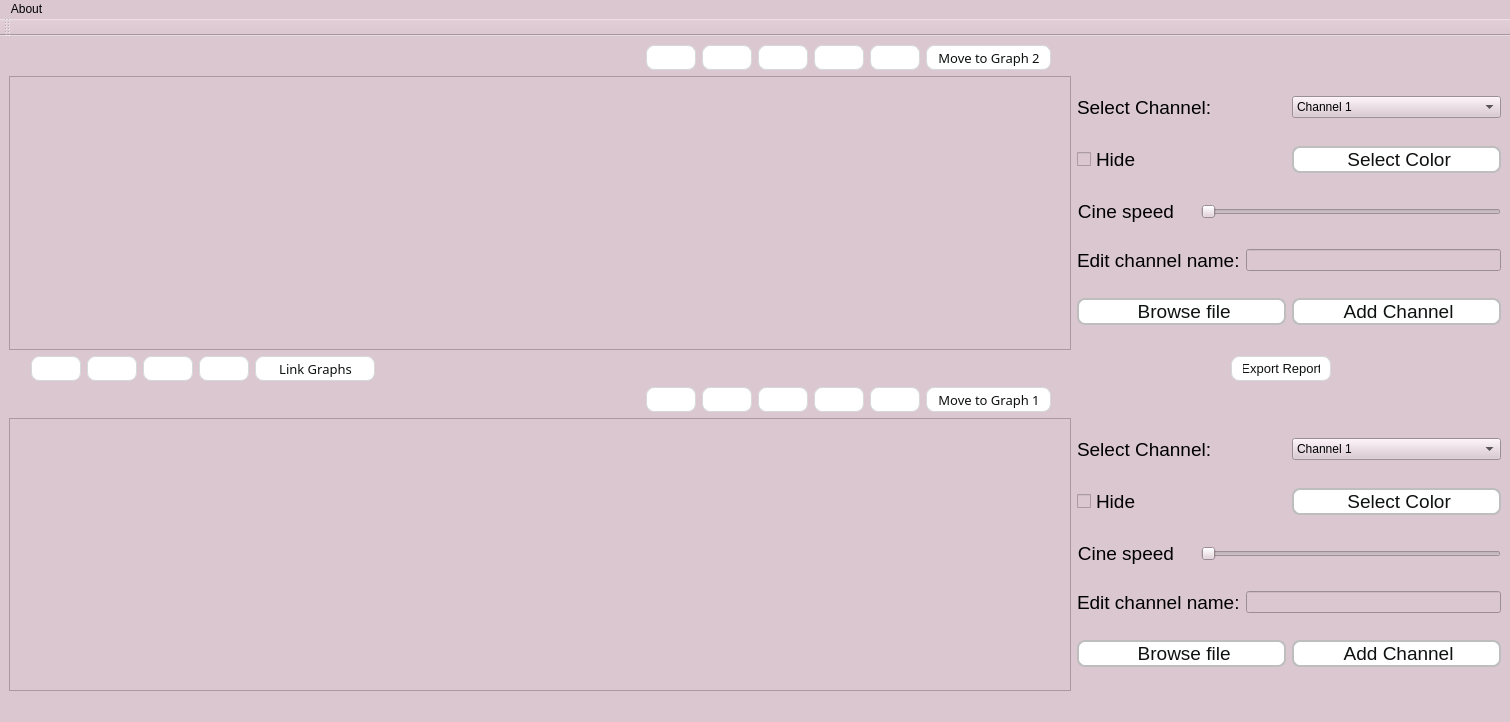
<?xml version="1.0" encoding="UTF-8"?>
<ui version="4.0">
 <class>MainWindow</class>
 <widget class="QMainWindow" name="MainWindow">
  <property name="geometry">
   <rect>
    <x>0</x>
    <y>0</y>
    <width>1510</width>
    <height>722</height>
   </rect>
  </property>
  <property name="windowTitle">
   <string>MainWindow</string>
  </property>
  <property name="styleSheet">
   <string notr="true">background-color: #DAC7D0;

</string>
  </property>
  <widget class="QWidget" name="centralwidget">
   <layout class="QVBoxLayout" name="verticalLayout">
    <item>
     <layout class="QHBoxLayout" name="horizontalLayout_11">
      <item>
       <spacer name="horizontalSpacer_9">
        <property name="orientation">
         <enum>Qt::Horizontal</enum>
        </property>
        <property name="sizeHint" stdset="0">
         <size>
          <width>40</width>
          <height>20</height>
         </size>
        </property>
       </spacer>
      </item>
      <item>
       <widget class="QPushButton" name="playPauseBtn1">
        <property name="enabled">
         <bool>true</bool>
        </property>
        <property name="minimumSize">
         <size>
          <width>0</width>
          <height>25</height>
         </size>
        </property>
        <property name="maximumSize">
         <size>
          <width>50</width>
          <height>16777215</height>
         </size>
        </property>
        <property name="styleSheet">
         <string notr="true">background-color: #fff;
  border: 1px solid #d5d9d9;
  border-radius: 8px;

  color: #0f1111;
  font-family: &quot;Amazon Ember&quot;,sans-serif;

  font-size: 13px;
  line-height: 29px;
  padding: 0 10px 0 11px;
  position: relative;
  text-align: center;
  text-decoration: none;
  vertical-align: middle;</string>
        </property>
        <property name="text">
         <string/>
        </property>
        <property name="icon">
         <iconset>
          <normaloff>Images/play.png</normaloff>Images/play.png</iconset>
        </property>
        <property name="shortcut">
         <string>Ctrl+P</string>
        </property>
       </widget>
      </item>
      <item>
       <widget class="QPushButton" name="zoomInBtn1">
        <property name="minimumSize">
         <size>
          <width>0</width>
          <height>25</height>
         </size>
        </property>
        <property name="maximumSize">
         <size>
          <width>50</width>
          <height>16777215</height>
         </size>
        </property>
        <property name="styleSheet">
         <string notr="true">background-color: #fff;
  border: 1px solid #d5d9d9;
  border-radius: 8px;

  color: #0f1111;
  font-family: &quot;Amazon Ember&quot;,sans-serif;

  font-size: 13px;
  line-height: 29px;
  padding: 0 10px 0 11px;
  position: relative;
  text-align: center;
  text-decoration: none;
  vertical-align: middle;</string>
        </property>
        <property name="text">
         <string/>
        </property>
        <property name="icon">
         <iconset>
          <normaloff>Images/zoom-in.png</normaloff>Images/zoom-in.png</iconset>
        </property>
        <property name="shortcut">
         <string>Ctrl++</string>
        </property>
       </widget>
      </item>
      <item>
       <widget class="QPushButton" name="zoomOutBtn1">
        <property name="minimumSize">
         <size>
          <width>0</width>
          <height>25</height>
         </size>
        </property>
        <property name="maximumSize">
         <size>
          <width>50</width>
          <height>16777215</height>
         </size>
        </property>
        <property name="styleSheet">
         <string notr="true">background-color: #fff;
  border: 1px solid #d5d9d9;
  border-radius: 8px;

  color: #0f1111;
  font-family: &quot;Amazon Ember&quot;,sans-serif;

  font-size: 13px;
  line-height: 29px;
  padding: 0 10px 0 11px;
  position: relative;
  text-align: center;
  text-decoration: none;
  vertical-align: middle;</string>
        </property>
        <property name="text">
         <string/>
        </property>
        <property name="icon">
         <iconset>
          <normaloff>Images/zoom-out.png</normaloff>Images/zoom-out.png</iconset>
        </property>
        <property name="shortcut">
         <string>Ctrl+-</string>
        </property>
       </widget>
      </item>
      <item>
       <widget class="QPushButton" name="rewindBtn1">
        <property name="minimumSize">
         <size>
          <width>0</width>
          <height>25</height>
         </size>
        </property>
        <property name="maximumSize">
         <size>
          <width>50</width>
          <height>16777215</height>
         </size>
        </property>
        <property name="styleSheet">
         <string notr="true">background-color: #fff;
  border: 1px solid #d5d9d9;
  border-radius: 8px;

  color: #0f1111;
  font-family: &quot;Amazon Ember&quot;,sans-serif;

  font-size: 13px;
  line-height: 29px;
  padding: 0 10px 0 11px;
  position: relative;
  text-align: center;
  text-decoration: none;
  vertical-align: middle;</string>
        </property>
        <property name="text">
         <string/>
        </property>
        <property name="icon">
         <iconset>
          <normaloff>Images/rewind.png</normaloff>Images/rewind.png</iconset>
        </property>
        <property name="shortcut">
         <string>Ctrl+R</string>
        </property>
       </widget>
      </item>
      <item>
       <widget class="QPushButton" name="exportButton1">
        <property name="enabled">
         <bool>true</bool>
        </property>
        <property name="minimumSize">
         <size>
          <width>0</width>
          <height>25</height>
         </size>
        </property>
        <property name="maximumSize">
         <size>
          <width>50</width>
          <height>16777215</height>
         </size>
        </property>
        <property name="font">
         <font>
          <family>Amazon Ember,sans-serif</family>
          <pointsize>1</pointsize>
          <underline>false</underline>
          <strikeout>false</strikeout>
         </font>
        </property>
        <property name="styleSheet">
         <string notr="true">background-color: #fff;
  border: 1px solid #d5d9d9;
  border-radius: 8px;

  color: #0f1111;
  font-family: &quot;Amazon Ember&quot;,sans-serif;

  font-size: 13px;
  line-height: 29px;
  padding: 0 10px 0 11px;
  position: relative;
  text-align: center;
  text-decoration: none;
  vertical-align: middle;</string>
        </property>
        <property name="text">
         <string/>
        </property>
        <property name="icon">
         <iconset>
          <normaloff>Images/screenshot.png</normaloff>Images/screenshot.png</iconset>
        </property>
       </widget>
      </item>
      <item>
       <widget class="QPushButton" name="moveToGraph2">
        <property name="minimumSize">
         <size>
          <width>0</width>
          <height>25</height>
         </size>
        </property>
        <property name="font">
         <font>
          <family>Amazon Ember,sans-serif</family>
          <pointsize>1</pointsize>
          <underline>false</underline>
          <strikeout>false</strikeout>
         </font>
        </property>
        <property name="styleSheet">
         <string notr="true">background-color: #fff;
  border: 1px solid #d5d9d9;
  border-radius: 8px;

  color: #0f1111;
  font-family: &quot;Amazon Ember&quot;,sans-serif;

  font-size: 13px;
  line-height: 29px;
  padding: 0 10px 0 11px;
  position: relative;
  text-align: center;
  text-decoration: none;
  vertical-align: middle;</string>
        </property>
        <property name="text">
         <string>Move to Graph 2</string>
        </property>
       </widget>
      </item>
      <item>
       <spacer name="horizontalSpacer_2">
        <property name="orientation">
         <enum>Qt::Horizontal</enum>
        </property>
        <property name="sizeType">
         <enum>QSizePolicy::Fixed</enum>
        </property>
        <property name="sizeHint" stdset="0">
         <size>
          <width>450</width>
          <height>20</height>
         </size>
        </property>
       </spacer>
      </item>
     </layout>
    </item>
    <item>
     <layout class="QGridLayout" name="plotGridLayout1">
      <item row="0" column="1">
       <layout class="QGridLayout" name="gridLayout">
        <item row="0" column="0" colspan="2">
         <layout class="QHBoxLayout" name="horizontalLayout">
          <item>
           <widget class="QLabel" name="selectChannelLabel1">
            <property name="font">
             <font>
              <pointsize>14</pointsize>
             </font>
            </property>
            <property name="text">
             <string>Select Channel:</string>
            </property>
           </widget>
          </item>
          <item>
           <widget class="QComboBox" name="channelList1">
            <property name="styleSheet">
             <string notr="true"/>
            </property>
            <item>
             <property name="text">
              <string>Channel 1</string>
             </property>
            </item>
           </widget>
          </item>
         </layout>
        </item>
        <item row="1" column="0" colspan="2">
         <layout class="QHBoxLayout" name="horizontalLayout_15">
          <item>
           <widget class="QCheckBox" name="checkBox1">
            <property name="font">
             <font>
              <pointsize>14</pointsize>
             </font>
            </property>
            <property name="text">
             <string>Hide </string>
            </property>
           </widget>
          </item>
          <item>
           <widget class="QPushButton" name="selectColorBtn1">
            <property name="font">
             <font>
              <pointsize>14</pointsize>
             </font>
            </property>
            <property name="styleSheet">
             <string notr="true">background-color: #fff;
  border: 2px solid rgb(190, 190, 190);

  border-radius: 8px;

  color: #0f1111;
  


  line-height: 29px;

  position: relative;
  text-align: center;
  text-decoration: none;
  vertical-align: middle;</string>
            </property>
            <property name="text">
             <string> Select Color</string>
            </property>
            <property name="icon">
             <iconset>
              <normaloff>Images/color-wheel.png</normaloff>Images/color-wheel.png</iconset>
            </property>
            <property name="iconSize">
             <size>
              <width>30</width>
              <height>30</height>
             </size>
            </property>
           </widget>
          </item>
         </layout>
        </item>
        <item row="2" column="0" colspan="2">
         <layout class="QHBoxLayout" name="horizontalLayout_2">
          <item>
           <widget class="QLabel" name="cineSpeed1">
            <property name="font">
             <font>
              <pointsize>14</pointsize>
             </font>
            </property>
            <property name="layoutDirection">
             <enum>Qt::LeftToRight</enum>
            </property>
            <property name="text">
             <string>Cine speed    </string>
            </property>
            <property name="alignment">
             <set>Qt::AlignRight|Qt::AlignTrailing|Qt::AlignVCenter</set>
            </property>
           </widget>
          </item>
          <item>
           <widget class="QSlider" name="horizontalSlider">
            <property name="sizePolicy">
             <sizepolicy hsizetype="Fixed" vsizetype="Fixed">
              <horstretch>0</horstretch>
              <verstretch>0</verstretch>
             </sizepolicy>
            </property>
            <property name="minimumSize">
             <size>
              <width>300</width>
              <height>0</height>
             </size>
            </property>
            <property name="orientation">
             <enum>Qt::Horizontal</enum>
            </property>
           </widget>
          </item>
         </layout>
        </item>
        <item row="3" column="0" colspan="2">
         <layout class="QHBoxLayout" name="horizontalLayout_3">
          <item>
           <widget class="QLabel" name="label_2">
            <property name="font">
             <font>
              <pointsize>14</pointsize>
             </font>
            </property>
            <property name="text">
             <string>Edit channel name:</string>
            </property>
           </widget>
          </item>
          <item>
           <widget class="QLineEdit" name="lineEdit"/>
          </item>
         </layout>
        </item>
        <item row="4" column="0">
         <widget class="QPushButton" name="browseBtn1">
          <property name="font">
           <font>
            <pointsize>14</pointsize>
           </font>
          </property>
          <property name="styleSheet">
           <string notr="true">background-color: #fff;
  border: 2px solid rgb(190, 190, 190);

  border-radius: 8px;

  color: #0f1111;
  


  line-height: 29px;

  position: relative;
  text-align: center;
  text-decoration: none;
  vertical-align: middle;</string>
          </property>
          <property name="text">
           <string> Browse file</string>
          </property>
          <property name="icon">
           <iconset>
            <normaloff>Images/browse.png</normaloff>Images/browse.png</iconset>
          </property>
          <property name="iconSize">
           <size>
            <width>25</width>
            <height>25</height>
           </size>
          </property>
          <property name="shortcut">
           <string>Ctrl+B</string>
          </property>
         </widget>
        </item>
        <item row="4" column="1">
         <widget class="QPushButton" name="pushButton">
          <property name="font">
           <font>
            <pointsize>14</pointsize>
           </font>
          </property>
          <property name="styleSheet">
           <string notr="true">background-color: #fff;
  border: 2px solid rgb(190, 190, 190);

  border-radius: 8px;

  color: #0f1111;
  


  line-height: 29px;

  position: relative;
  text-align: center;
  text-decoration: none;
  vertical-align: middle;</string>
          </property>
          <property name="text">
           <string> Add Channel</string>
          </property>
          <property name="icon">
           <iconset>
            <normaloff>Images/add-file.png</normaloff>Images/add-file.png</iconset>
          </property>
          <property name="iconSize">
           <size>
            <width>25</width>
            <height>25</height>
           </size>
          </property>
          <property name="shortcut">
           <string>Ctrl+A</string>
          </property>
         </widget>
        </item>
       </layout>
      </item>
      <item row="1" column="0">
       <layout class="QHBoxLayout" name="horizontalLayout_4"/>
      </item>
      <item row="0" column="0">
       <widget class="PlotWidget" name="plotGraph1"/>
      </item>
     </layout>
    </item>
    <item>
     <layout class="QHBoxLayout" name="horizontalLayout_9">
      <item>
       <layout class="QHBoxLayout" name="horizontalLayout_5">
        <item>
         <spacer name="horizontalSpacer_7">
          <property name="orientation">
           <enum>Qt::Horizontal</enum>
          </property>
          <property name="sizeHint" stdset="0">
           <size>
            <width>40</width>
            <height>20</height>
           </size>
          </property>
         </spacer>
        </item>
        <item>
         <widget class="QPushButton" name="playPauseLinkBtn">
          <property name="enabled">
           <bool>true</bool>
          </property>
          <property name="minimumSize">
           <size>
            <width>0</width>
            <height>25</height>
           </size>
          </property>
          <property name="maximumSize">
           <size>
            <width>50</width>
            <height>16777215</height>
           </size>
          </property>
          <property name="styleSheet">
           <string notr="true">background-color: #fff;
  border: 1px solid #d5d9d9;
  border-radius: 8px;

  color: #0f1111;
  font-family: &quot;Amazon Ember&quot;,sans-serif;

  font-size: 13px;
  line-height: 29px;
  padding: 0 10px 0 11px;
  position: relative;
  text-align: center;
  text-decoration: none;
  vertical-align: middle;</string>
          </property>
          <property name="text">
           <string/>
          </property>
          <property name="icon">
           <iconset>
            <normaloff>Images/play.png</normaloff>Images/play.png</iconset>
          </property>
         </widget>
        </item>
        <item>
         <widget class="QPushButton" name="rewindLinkBtn">
          <property name="minimumSize">
           <size>
            <width>0</width>
            <height>25</height>
           </size>
          </property>
          <property name="maximumSize">
           <size>
            <width>50</width>
            <height>16777215</height>
           </size>
          </property>
          <property name="styleSheet">
           <string notr="true">background-color: #fff;
  border: 1px solid #d5d9d9;
  border-radius: 8px;

  color: #0f1111;
  font-family: &quot;Amazon Ember&quot;,sans-serif;

  font-size: 13px;
  line-height: 29px;
  padding: 0 10px 0 11px;
  position: relative;
  text-align: center;
  text-decoration: none;
  vertical-align: middle;</string>
          </property>
          <property name="text">
           <string/>
          </property>
          <property name="icon">
           <iconset>
            <normaloff>Images/rewind.png</normaloff>Images/rewind.png</iconset>
          </property>
         </widget>
        </item>
        <item>
         <widget class="QPushButton" name="zoomInLinkBtn">
          <property name="minimumSize">
           <size>
            <width>0</width>
            <height>25</height>
           </size>
          </property>
          <property name="maximumSize">
           <size>
            <width>50</width>
            <height>16777215</height>
           </size>
          </property>
          <property name="styleSheet">
           <string notr="true">background-color: #fff;
  border: 1px solid #d5d9d9;
  border-radius: 8px;

  color: #0f1111;
  font-family: &quot;Amazon Ember&quot;,sans-serif;

  font-size: 13px;
  line-height: 29px;
  padding: 0 10px 0 11px;
  position: relative;
  text-align: center;
  text-decoration: none;
  vertical-align: middle;</string>
          </property>
          <property name="text">
           <string/>
          </property>
          <property name="icon">
           <iconset>
            <normaloff>Images/zoom-in.png</normaloff>Images/zoom-in.png</iconset>
          </property>
         </widget>
        </item>
        <item>
         <widget class="QPushButton" name="zoomOutLinkBtn">
          <property name="minimumSize">
           <size>
            <width>0</width>
            <height>25</height>
           </size>
          </property>
          <property name="maximumSize">
           <size>
            <width>50</width>
            <height>16777215</height>
           </size>
          </property>
          <property name="styleSheet">
           <string notr="true">background-color: #fff;
  border: 1px solid #d5d9d9;
  border-radius: 8px;

  color: #0f1111;
  font-family: &quot;Amazon Ember&quot;,sans-serif;

  font-size: 13px;
  line-height: 29px;
  padding: 0 10px 0 11px;
  position: relative;
  text-align: center;
  text-decoration: none;
</string>
          </property>
          <property name="text">
           <string/>
          </property>
          <property name="icon">
           <iconset>
            <normaloff>Images/zoom-out.png</normaloff>Images/zoom-out.png</iconset>
          </property>
         </widget>
        </item>
        <item>
         <widget class="QPushButton" name="linkGraphsButton">
          <property name="sizePolicy">
           <sizepolicy hsizetype="Fixed" vsizetype="Fixed">
            <horstretch>0</horstretch>
            <verstretch>0</verstretch>
           </sizepolicy>
          </property>
          <property name="minimumSize">
           <size>
            <width>120</width>
            <height>25</height>
           </size>
          </property>
          <property name="maximumSize">
           <size>
            <width>50</width>
            <height>16777215</height>
           </size>
          </property>
          <property name="font">
           <font>
            <family>Amazon Ember,sans-serif</family>
            <pointsize>1</pointsize>
            <underline>false</underline>
            <strikeout>false</strikeout>
           </font>
          </property>
          <property name="styleSheet">
           <string notr="true">background-color: #fff;
  border: 1px solid #d5d9d9;
  border-radius: 8px;

  color: #0f1111;
  font-family: &quot;Amazon Ember&quot;,sans-serif;

  font-size: 13px;
  line-height: 29px;
  padding: 0 10px 0 11px;
  position: relative;
  text-align: center;
  text-decoration: none;
</string>
          </property>
          <property name="text">
           <string>Link Graphs</string>
          </property>
          <property name="icon">
           <iconset>
            <normaloff>Images/link.png</normaloff>Images/link.png</iconset>
          </property>
          <property name="shortcut">
           <string>Ctrl+L</string>
          </property>
         </widget>
        </item>
       </layout>
      </item>
      <item>
       <spacer name="horizontalSpacer_8">
        <property name="orientation">
         <enum>Qt::Horizontal</enum>
        </property>
        <property name="sizeType">
         <enum>QSizePolicy::Fixed</enum>
        </property>
        <property name="sizeHint" stdset="0">
         <size>
          <width>850</width>
          <height>20</height>
         </size>
        </property>
       </spacer>
      </item>
      <item>
       <widget class="QPushButton" name="exportReportButton">
        <property name="sizePolicy">
         <sizepolicy hsizetype="Fixed" vsizetype="Fixed">
          <horstretch>0</horstretch>
          <verstretch>0</verstretch>
         </sizepolicy>
        </property>
        <property name="minimumSize">
         <size>
          <width>100</width>
          <height>0</height>
         </size>
        </property>
        <property name="maximumSize">
         <size>
          <width>30</width>
          <height>30</height>
         </size>
        </property>
        <property name="styleSheet">
         <string notr="true">background-color: #fff;
  border: 1px solid #d5d9d9;
  border-radius: 8px;

  color: #0f1111;
  font-family: &quot;Amazon Ember&quot;,sans-serif;

  font-size: 13px;
  line-height: 29px;
  padding: 0 10px 0 11px;
  position: relative;
  text-align: center;
  text-decoration: none;
  vertical-align: middle;</string>
        </property>
        <property name="text">
         <string>Export Report</string>
        </property>
       </widget>
      </item>
      <item>
       <spacer name="horizontalSpacer_3">
        <property name="orientation">
         <enum>Qt::Horizontal</enum>
        </property>
        <property name="sizeType">
         <enum>QSizePolicy::Fixed</enum>
        </property>
        <property name="sizeHint" stdset="0">
         <size>
          <width>170</width>
          <height>20</height>
         </size>
        </property>
       </spacer>
      </item>
     </layout>
    </item>
    <item>
     <layout class="QHBoxLayout" name="horizontalLayout_7">
      <item>
       <spacer name="horizontalSpacer_10">
        <property name="orientation">
         <enum>Qt::Horizontal</enum>
        </property>
        <property name="sizeHint" stdset="0">
         <size>
          <width>40</width>
          <height>20</height>
         </size>
        </property>
       </spacer>
      </item>
      <item>
       <widget class="QPushButton" name="playPauseBtn2">
        <property name="enabled">
         <bool>true</bool>
        </property>
        <property name="minimumSize">
         <size>
          <width>0</width>
          <height>25</height>
         </size>
        </property>
        <property name="maximumSize">
         <size>
          <width>50</width>
          <height>16777215</height>
         </size>
        </property>
        <property name="styleSheet">
         <string notr="true">background-color: #fff;
  border: 1px solid #d5d9d9;
  border-radius: 8px;

  color: #0f1111;
  font-family: &quot;Amazon Ember&quot;,sans-serif;

  font-size: 13px;
  line-height: 29px;
  padding: 0 10px 0 11px;
  position: relative;
  text-align: center;
  text-decoration: none;
  vertical-align: middle;</string>
        </property>
        <property name="text">
         <string/>
        </property>
        <property name="icon">
         <iconset>
          <normaloff>Images/play.png</normaloff>Images/play.png</iconset>
        </property>
       </widget>
      </item>
      <item>
       <widget class="QPushButton" name="zoomInBtn2">
        <property name="minimumSize">
         <size>
          <width>0</width>
          <height>25</height>
         </size>
        </property>
        <property name="maximumSize">
         <size>
          <width>50</width>
          <height>16777215</height>
         </size>
        </property>
        <property name="styleSheet">
         <string notr="true">background-color: #fff;
  border: 1px solid #d5d9d9;
  border-radius: 8px;

  color: #0f1111;
  font-family: &quot;Amazon Ember&quot;,sans-serif;

  font-size: 13px;
  line-height: 29px;
  padding: 0 10px 0 11px;
  position: relative;
  text-align: center;
  text-decoration: none;
  vertical-align: middle;</string>
        </property>
        <property name="text">
         <string/>
        </property>
        <property name="icon">
         <iconset>
          <normaloff>Images/zoom-in.png</normaloff>Images/zoom-in.png</iconset>
        </property>
       </widget>
      </item>
      <item>
       <widget class="QPushButton" name="zoomOutBtn2">
        <property name="minimumSize">
         <size>
          <width>0</width>
          <height>25</height>
         </size>
        </property>
        <property name="maximumSize">
         <size>
          <width>50</width>
          <height>16777215</height>
         </size>
        </property>
        <property name="styleSheet">
         <string notr="true">background-color: #fff;
  border: 1px solid #d5d9d9;
  border-radius: 8px;

  color: #0f1111;
  font-family: &quot;Amazon Ember&quot;,sans-serif;

  font-size: 13px;
  line-height: 29px;
  padding: 0 10px 0 11px;
  position: relative;
  text-align: center;
  text-decoration: none;
  vertical-align: middle;</string>
        </property>
        <property name="text">
         <string/>
        </property>
        <property name="icon">
         <iconset>
          <normaloff>Images/zoom-out.png</normaloff>Images/zoom-out.png</iconset>
        </property>
       </widget>
      </item>
      <item>
       <widget class="QPushButton" name="rewindBtn2">
        <property name="minimumSize">
         <size>
          <width>0</width>
          <height>25</height>
         </size>
        </property>
        <property name="maximumSize">
         <size>
          <width>50</width>
          <height>16777215</height>
         </size>
        </property>
        <property name="styleSheet">
         <string notr="true">background-color: #fff;
  border: 1px solid #d5d9d9;
  border-radius: 8px;

  color: #0f1111;
  font-family: &quot;Amazon Ember&quot;,sans-serif;

  font-size: 13px;
  line-height: 29px;
  padding: 0 10px 0 11px;
  position: relative;
  text-align: center;
  text-decoration: none;
  vertical-align: middle;</string>
        </property>
        <property name="text">
         <string/>
        </property>
        <property name="icon">
         <iconset>
          <normaloff>Images/rewind.png</normaloff>Images/rewind.png</iconset>
        </property>
       </widget>
      </item>
      <item>
       <widget class="QPushButton" name="exportButton2">
        <property name="enabled">
         <bool>true</bool>
        </property>
        <property name="minimumSize">
         <size>
          <width>0</width>
          <height>25</height>
         </size>
        </property>
        <property name="maximumSize">
         <size>
          <width>50</width>
          <height>16777215</height>
         </size>
        </property>
        <property name="font">
         <font>
          <family>Amazon Ember,sans-serif</family>
          <pointsize>1</pointsize>
          <underline>false</underline>
          <strikeout>false</strikeout>
         </font>
        </property>
        <property name="styleSheet">
         <string notr="true">background-color: #fff;
  border: 1px solid #d5d9d9;
  border-radius: 8px;

  color: #0f1111;
  font-family: &quot;Amazon Ember&quot;,sans-serif;

  font-size: 13px;
  line-height: 29px;
  padding: 0 10px 0 11px;
  position: relative;
  text-align: center;
  text-decoration: none;
  vertical-align: middle;</string>
        </property>
        <property name="text">
         <string/>
        </property>
        <property name="icon">
         <iconset>
          <normaloff>Images/screenshot.png</normaloff>Images/screenshot.png</iconset>
        </property>
       </widget>
      </item>
      <item>
       <widget class="QPushButton" name="moveToGraph1">
        <property name="minimumSize">
         <size>
          <width>0</width>
          <height>25</height>
         </size>
        </property>
        <property name="font">
         <font>
          <family>Amazon Ember,sans-serif</family>
          <pointsize>1</pointsize>
          <underline>false</underline>
          <strikeout>false</strikeout>
         </font>
        </property>
        <property name="styleSheet">
         <string notr="true">background-color: #fff;
  border: 1px solid #d5d9d9;
  border-radius: 8px;

  color: #0f1111;
  font-family: &quot;Amazon Ember&quot;,sans-serif;

  font-size: 13px;
  line-height: 29px;
  padding: 0 10px 0 11px;
  position: relative;
  text-align: center;
  text-decoration: none;
  vertical-align: middle;</string>
        </property>
        <property name="text">
         <string>Move to Graph 1</string>
        </property>
       </widget>
      </item>
      <item>
       <spacer name="horizontalSpacer">
        <property name="orientation">
         <enum>Qt::Horizontal</enum>
        </property>
        <property name="sizeType">
         <enum>QSizePolicy::Fixed</enum>
        </property>
        <property name="sizeHint" stdset="0">
         <size>
          <width>450</width>
          <height>20</height>
         </size>
        </property>
       </spacer>
      </item>
     </layout>
    </item>
    <item>
     <layout class="QGridLayout" name="plotGridLayout1_2">
      <item row="1" column="0">
       <layout class="QHBoxLayout" name="horizontalLayout_6"/>
      </item>
      <item row="0" column="1">
       <layout class="QGridLayout" name="gridLayout_2">
        <item row="0" column="0" colspan="2">
         <layout class="QHBoxLayout" name="horizontalLayout_8">
          <item>
           <widget class="QLabel" name="selectChannelLabel2">
            <property name="font">
             <font>
              <pointsize>14</pointsize>
             </font>
            </property>
            <property name="text">
             <string>Select Channel:</string>
            </property>
           </widget>
          </item>
          <item>
           <widget class="QComboBox" name="channelList2">
            <property name="styleSheet">
             <string notr="true"/>
            </property>
            <item>
             <property name="text">
              <string>Channel 1</string>
             </property>
            </item>
           </widget>
          </item>
         </layout>
        </item>
        <item row="1" column="0" colspan="2">
         <layout class="QHBoxLayout" name="horizontalLayout_13">
          <item>
           <widget class="QCheckBox" name="checkBox2">
            <property name="font">
             <font>
              <pointsize>14</pointsize>
             </font>
            </property>
            <property name="styleSheet">
             <string notr="true"/>
            </property>
            <property name="text">
             <string>Hide </string>
            </property>
           </widget>
          </item>
          <item>
           <widget class="QPushButton" name="selectColorBtn2">
            <property name="font">
             <font>
              <pointsize>14</pointsize>
             </font>
            </property>
            <property name="styleSheet">
             <string notr="true">background-color: #fff;
  border: 2px solid rgb(190, 190, 190);

  border-radius: 8px;

  color: #0f1111;
  


  line-height: 29px;

  position: relative;
  text-align: center;
  text-decoration: none;
  vertical-align: middle;</string>
            </property>
            <property name="text">
             <string> Select Color</string>
            </property>
            <property name="icon">
             <iconset>
              <normaloff>Images/color-wheel.png</normaloff>Images/color-wheel.png</iconset>
            </property>
            <property name="iconSize">
             <size>
              <width>30</width>
              <height>30</height>
             </size>
            </property>
           </widget>
          </item>
         </layout>
        </item>
        <item row="2" column="0" colspan="2">
         <layout class="QHBoxLayout" name="horizontalLayout_12">
          <item>
           <widget class="QLabel" name="cineSpeed2">
            <property name="font">
             <font>
              <pointsize>14</pointsize>
             </font>
            </property>
            <property name="layoutDirection">
             <enum>Qt::LeftToRight</enum>
            </property>
            <property name="text">
             <string>Cine speed    </string>
            </property>
            <property name="alignment">
             <set>Qt::AlignRight|Qt::AlignTrailing|Qt::AlignVCenter</set>
            </property>
           </widget>
          </item>
          <item>
           <widget class="QSlider" name="speedSlider2">
            <property name="sizePolicy">
             <sizepolicy hsizetype="Fixed" vsizetype="Fixed">
              <horstretch>0</horstretch>
              <verstretch>0</verstretch>
             </sizepolicy>
            </property>
            <property name="minimumSize">
             <size>
              <width>300</width>
              <height>0</height>
             </size>
            </property>
            <property name="orientation">
             <enum>Qt::Horizontal</enum>
            </property>
           </widget>
          </item>
         </layout>
        </item>
        <item row="3" column="0" colspan="2">
         <layout class="QHBoxLayout" name="horizontalLayout_10">
          <item>
           <widget class="QLabel" name="label_3">
            <property name="font">
             <font>
              <pointsize>14</pointsize>
             </font>
            </property>
            <property name="text">
             <string>Edit channel name:</string>
            </property>
           </widget>
          </item>
          <item>
           <widget class="QLineEdit" name="lineEdit2"/>
          </item>
         </layout>
        </item>
        <item row="4" column="0">
         <widget class="QPushButton" name="browseBtn2">
          <property name="font">
           <font>
            <pointsize>14</pointsize>
           </font>
          </property>
          <property name="styleSheet">
           <string notr="true">background-color: #fff;
  border: 2px solid rgb(190, 190, 190);

  border-radius: 8px;

  color: #0f1111;
  


  line-height: 29px;

  position: relative;
  text-align: center;
  text-decoration: none;
  vertical-align: middle;</string>
          </property>
          <property name="text">
           <string> Browse file</string>
          </property>
          <property name="icon">
           <iconset>
            <normaloff>Images/browse.png</normaloff>Images/browse.png</iconset>
          </property>
          <property name="iconSize">
           <size>
            <width>25</width>
            <height>25</height>
           </size>
          </property>
         </widget>
        </item>
        <item row="4" column="1">
         <widget class="QPushButton" name="addNewChannel2">
          <property name="font">
           <font>
            <pointsize>14</pointsize>
           </font>
          </property>
          <property name="styleSheet">
           <string notr="true">background-color: #fff;
  border: 2px solid rgb(190, 190, 190);

  border-radius: 8px;

  color: #0f1111;
  


  line-height: 29px;

  position: relative;
  text-align: center;
  text-decoration: none;
  vertical-align: middle;</string>
          </property>
          <property name="text">
           <string> Add Channel</string>
          </property>
          <property name="icon">
           <iconset>
            <normaloff>Images/add-file.png</normaloff>Images/add-file.png</iconset>
          </property>
          <property name="iconSize">
           <size>
            <width>25</width>
            <height>25</height>
           </size>
          </property>
         </widget>
        </item>
       </layout>
      </item>
      <item row="0" column="0">
       <widget class="PlotWidget" name="plotGraph2">
        <property name="minimumSize">
         <size>
          <width>1</width>
          <height>0</height>
         </size>
        </property>
       </widget>
      </item>
     </layout>
    </item>
   </layout>
  </widget>
  <widget class="QMenuBar" name="menubar">
   <property name="geometry">
    <rect>
     <x>0</x>
     <y>0</y>
     <width>1510</width>
     <height>26</height>
    </rect>
   </property>
   <widget class="QMenu" name="menuAbout">
    <property name="title">
     <string>About</string>
    </property>
   </widget>
   <addaction name="menuAbout"/>
  </widget>
  <widget class="QStatusBar" name="statusbar"/>
  <widget class="QToolBar" name="toolBar">
   <property name="windowTitle">
    <string>toolBar</string>
   </property>
   <attribute name="toolBarArea">
    <enum>TopToolBarArea</enum>
   </attribute>
   <attribute name="toolBarBreak">
    <bool>false</bool>
   </attribute>
  </widget>
  <action name="actionNew">
   <property name="text">
    <string>New</string>
   </property>
   <property name="shortcut">
    <string>Ctrl+N</string>
   </property>
  </action>
  <action name="actionSave_As">
   <property name="text">
    <string>Exit</string>
   </property>
   <property name="shortcut">
    <string/>
   </property>
  </action>
  <action name="actionChannel_3">
   <property name="text">
    <string>Channel 1</string>
   </property>
  </action>
  <action name="actionChannel_4">
   <property name="text">
    <string>Channel 2</string>
   </property>
  </action>
  <action name="actionChannel_5">
   <property name="text">
    <string>Channel 3</string>
   </property>
  </action>
  <action name="actionChannel_6">
   <property name="text">
    <string>Channel 1</string>
   </property>
  </action>
  <action name="actionChannel_7">
   <property name="text">
    <string>Channel 2</string>
   </property>
  </action>
  <action name="actionChannel_8">
   <property name="text">
    <string>Channel 3</string>
   </property>
  </action>
 </widget>
 <customwidgets>
  <customwidget>
   <class>PlotWidget</class>
   <extends>QGraphicsView</extends>
   <header location="global">pyqtgraph</header>
   <container>1</container>
  </customwidget>
 </customwidgets>
 <resources/>
 <connections/>
</ui>
